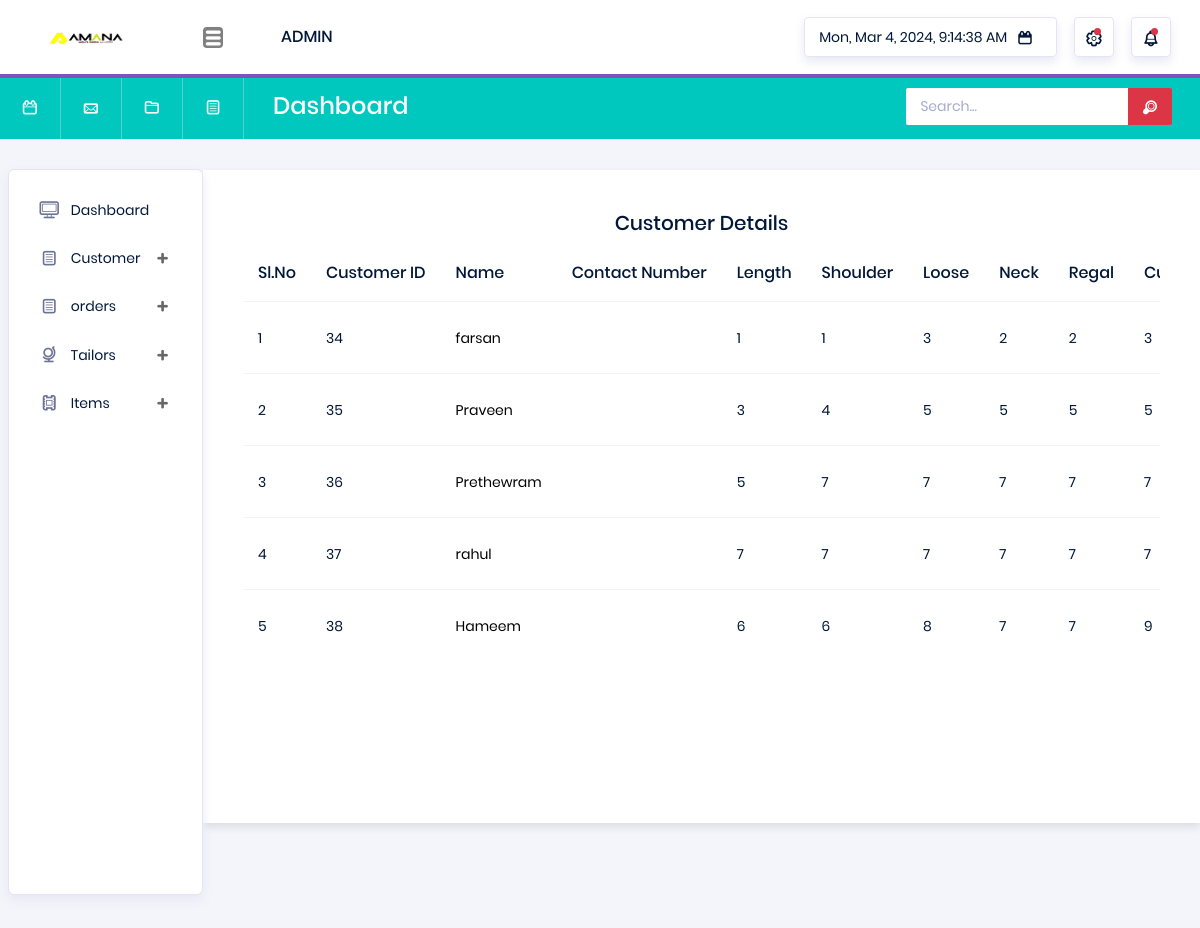
/dashboard/customer_details/, run on the app's committed database.
### dashboard/models.py (models this page shows, shortened)
class Customer(models.Model):
    name = models.CharField(max_length=100)
    mobile = models.CharField(max_length=15, unique=True)
    length = models.CharField(max_length=15)
    shoulder = models.CharField(max_length=15)
    SLEEVE_CHOICES = [
        ('half_sleeve', 'Half Sleeve'),
        ('full_sleeve', 'Full Sleeve'),
    ]
    sleeve_type = models.CharField(
        max_length=15,
        choices=SLEEVE_CHOICES,
        default='half_sleeve',
    )
    sleeve_length = models.CharField(max_length=15)
    neck = models.CharField(max_length=15)
    neck_round = models.CharField(max_length=15,null=True)
    collar = models.CharField(max_length=15,null=True)
    regal = models.CharField(max_length=15)
    loose = models.CharField(max_length=15)
    wrist = models.CharField(max_length=15,null=True)
    pocket = models.CharField(max_length=15)
    CUFF_CHOICES = [
        ('cuff', 'Cuff'),
        ('normal', 'Normal'),
    ]
    cuff_type = models.CharField(
        max_length=10,
        choices=CUFF_CHOICES,
        default='normal',
    )
    cuff_length = models.CharField(max_length=15)
    bottom1 = models.CharField(max_length=50)
    bottom2 = models.CharField(max_length=50)
    BUTTON_CHOICES = [
        ('bayyin_mahfi', 'Bayyin Mahfi'),
        ('zip_mahfi', 'Zip Mahfi'),
        ('mahfi', 'Mahfi'),
        ('button_bayyin', 'Button Bayyin'),
    ]
    button_type = models.CharField(
        max_length=15,
        choices=BUTTON_CHOICES,
    )
    order_date = models.DateField(auto_now_add=True)
    delivery_date = models.DateField()
    tailor = models.ForeignKey(AddTailors, on_delete=models.SET_NULL, null=True)
    description = models.CharField(blank=True, null=True,max_length=100000)
    history = models.TextField(blank=True, null=True)
    bill_number = models.CharField(max_length=15, null=True, blank=True, unique=True)
    STATUS_CHOICES = [
        ('assigned', 'Assigned'),
        ('in_progress', 'In Progress'),
        ('completed', 'Completed'),
    ]
    status = models.CharField(
        max_length=20,
        choices=STATUS_CHOICES,
        default='assigned',
    )

### dashboard/views.py (the view)
# urls.py: path("customer_details/",views.customer_details,name="customer_details"),
def customer_details(request):
    cus = Customer.objects.all()
    return render(request,"Customer_Details.html",{"cus":cus})

### dashboard/models.py (called while the page is built)
    def __str__(self):
        return self.username

### dashboard/Templates/Customer_details.html (shortened to what this page needs)
<!DOCTYPE html>
{% load static %}
<html lang="en">
<head>
  <link rel="stylesheet" href="{% static 'vendors/typicons/typicons.css' %}">
  <link rel="stylesheet" href="{% static 'vendors/css/vendor.bundle.base.css' %}">
  <link rel="stylesheet" href="{% static 'css/vertical-layout-light/style.css' %}">
</head>
<body>
  <div class="container-scroller" >
    <nav class="navbar col-lg-12 col-12 p-0 fixed-top d-flex flex-row">
      <div class="navbar-brand-wrapper d-flex justify-content-center" style="background-color:white;">
        <div class="navbar-brand-inner-wrapper d-flex justify-content-between align-items-center w-100" >
          <a class="navbar-brand brand-logo" href="dashboard.html"><img src="{% static 'images/logo.png' %}" alt="logo"/></a>
          <button class="navbar-toggler navbar-toggler align-self-center" type="button" data-toggle="minimize" style="background-color:grey;">
            <span class="typcn typcn-th-menu"></span>
          </button>
        </div>
      </div>
      <div class="navbar-menu-wrapper d-flex align-items-center justify-content-end" style="background-color:white;">
        <ul class="navbar-nav mr-lg-2">
          <li class="nav-item nav-profile dropdown">
            <a class="nav-link" href="#" data-toggle="dropdown" id="profileDropdown">
              <span class="nav-profile-name">ADMIN</span>
            </a>
          </li>
        </ul>
        <ul class="navbar-nav navbar-nav-right">
          <li class="nav-item nav-date dropdown">
    <a class="nav-link d-flex justify-content-center align-items-center" href="javascript:;">
        <h6 class="date mb-0" id="currentDateTime"></h6>
        <i class="typcn typcn-calendar"></i>
    </a>
         </li>
          <li class="nav-item dropdown">
            <a class="nav-link count-indicator dropdown-toggle d-flex justify-content-center align-items-center" id="messageDropdown" href="#" data-toggle="dropdown">
              <i class="typcn typcn-cog-outline mx-0"></i>
              <span class="count"></span>
            </a>
          </li>
          <li class="nav-item dropdown mr-0">
            <a class="nav-link count-indicator dropdown-toggle d-flex align-items-center justify-content-center" id="notificationDropdown" href="#" data-toggle="dropdown">
              <i class="typcn typcn-bell mx-0"></i>
              <span class="count"></span>
            </a>
          </li>
        </ul>
      </div>
    </nav>
    <nav class="navbar-breadcrumb col-xl-12 col-12 d-flex flex-row p-0">
      <div class="navbar-links-wrapper d-flex align-items-stretch">
        <div class="nav-link">
          <a href="javascript:;"><i class="typcn typcn-calendar-outline"></i></a>
        </div>
        <div class="nav-link">
          <a href="javascript:;"><i class="typcn typcn-mail"></i></a>
        </div>
        <div class="nav-link">
          <a href="javascript:;"><i class="typcn typcn-folder"></i></a>
        </div>
        <div class="nav-link">
          <a href="javascript:;"><i class="typcn typcn-document-text"></i></a>
        </div>
      </div>
      <div class="navbar-menu-wrapper d-flex align-items-center justify-content-end">
        <ul class="navbar-nav mr-lg-2">
          <li class="nav-item ml-0">
            <h4 class="mb-0">Dashboard</h4>
          </li>
        </ul>
        <ul class="navbar-nav navbar-nav-right">
          <li class="nav-item nav-search d-none d-md-block mr-0">
            <div class="input-group">
              <input type="text" class="form-control" placeholder="Search..." aria-label="search" aria-describedby="search">
              <div class="input-group-prepend">
                <span class="input-group-text" id="search">
                  <i class="typcn typcn-zoom"></i>
                </span>
              </div>
            </div>
          </li>
        </ul>
      </div>
    </nav>
    <div class="container-fluid page-body-wrapper">
      <nav class="sidebar sidebar-offcanvas" id="sidebar" style="height:140px;">
        <ul class="nav">
          <li class="nav-item">
            <a class="nav-link" href="{% url 'dashboard' %}">
              <i class="typcn typcn-device-desktop menu-icon"></i>
              <span class="menu-title">Dashboard</span>
            </a>
          </li>
          <li class="nav-item">
            <a class="nav-link" data-toggle="collapse" href="#ui-basic" aria-expanded="false" aria-controls="ui-basic">
              <i class="typcn typcn-document-text menu-icon"></i>
              <span class="menu-title">Customer</span>
              <i class="menu-arrow"></i>
            </a>
          </li>
          <li class="nav-item">
            <a class="nav-link" data-toggle="collapse" href="#ui-basic" aria-expanded="false" aria-controls="ui-basic">
              <i class="typcn typcn-document-text menu-icon"></i>
              <span class="menu-title">orders</span>
              <i class="menu-arrow"></i>
            </a>
          </li>
          <li class="nav-item">
            <a class="nav-link" data-toggle="collapse" href="#error" aria-expanded="false" aria-controls="error">
              <i class="typcn typcn-globe-outline menu-icon"></i>
              <span class="menu-title">Tailors</span>
              <i class="menu-arrow"></i>
            </a>
          </li> <li class="nav-item">
            <a class="nav-link" data-toggle="collapse" href="#form-elements" aria-expanded="false" aria-controls="form-elements">
              <i class="typcn typcn-film menu-icon"></i>
              <span class="menu-title">Items</span>
              <i class="menu-arrow"></i>
            </a>
          </li>
        </ul>
      </nav>
      <div class="container form-container" style="margin-top:1px;">
              <div class="">
                <div class="card-body">
                  <h5 style="text-align:center; margin-top:3px;" class="card-title">Customer Details</h5>
                  <div class="table-responsive">
                    <table class="table">
                      <thead>
                        <tr>
                          <th>Sl.No</th>
                          <th>Customer ID</th>
                          <th>Name</th>
                          <th>Contact Number</th>
                          <th>Length</th>
                          <th>Shoulder</th>
                          <th>Loose</th>
                          <th>Neck</th>
                          <th>Regal</th>
                          <th>Cuff Length</th>
                        </tr>
                      </thead>
                      <tbody>
                        <tr>
                          {% for i in cus %}
                          <td>{{ forloop.counter }}</td>
                          <td>{{i.id}}</td>
                          <td>
                            <a style="color:black;" href="#">{{i.name}}</a>
                          </td>
                          <td>{{i.phone_number}}</td>
                          <td>{{i.length}}</td>
                          <td>{{i.shoulder}}</td>
                          <td>{{i.loose}}</td>
                          <td>{{i.neck}}</td>
                          <td>{{i.regal}}</td>
                          <td>{{i.cuff_length}}</td>
                        </tr>
                      {% endfor %}
                      </tbody>
                    </table>
                  </div>
                </div>
              </div>
            </div>
        </div>
      </div>
</body>
</html>

### dashboard/Templates/Customer_details.html (style rules this page uses)
body { background-color: #f8f9fa; }
.form-container { max-width: 1200px; margin: 35px auto; padding: 20px; background-color: #fff; box-shadow: 0 4px 8px rgba(0, 0, 0, 0.1); margin-bottom: 100px; height: 653px; overflow-y: auto; }

### data on the page
Customer: id "34", name "farsan", length "1", shoulder "1", loose "3", neck "2", regal "2", cuff_length "3"
Customer: id "35", name "Praveen", length "3", shoulder "4", loose "5", neck "5", regal "5", cuff_length "5"
Customer: id "36", name "Prethewram", length "5", shoulder "7", loose "7", neck "7", regal "7", cuff_length "7"
Customer: id "37", name "rahul", length "7", shoulder "7", loose "7", neck "7", regal "7", cuff_length "7"
Customer: id "38", name "Hameem", length "6", shoulder "6", loose "8", neck "7", regal "7", cuff_length "9"
